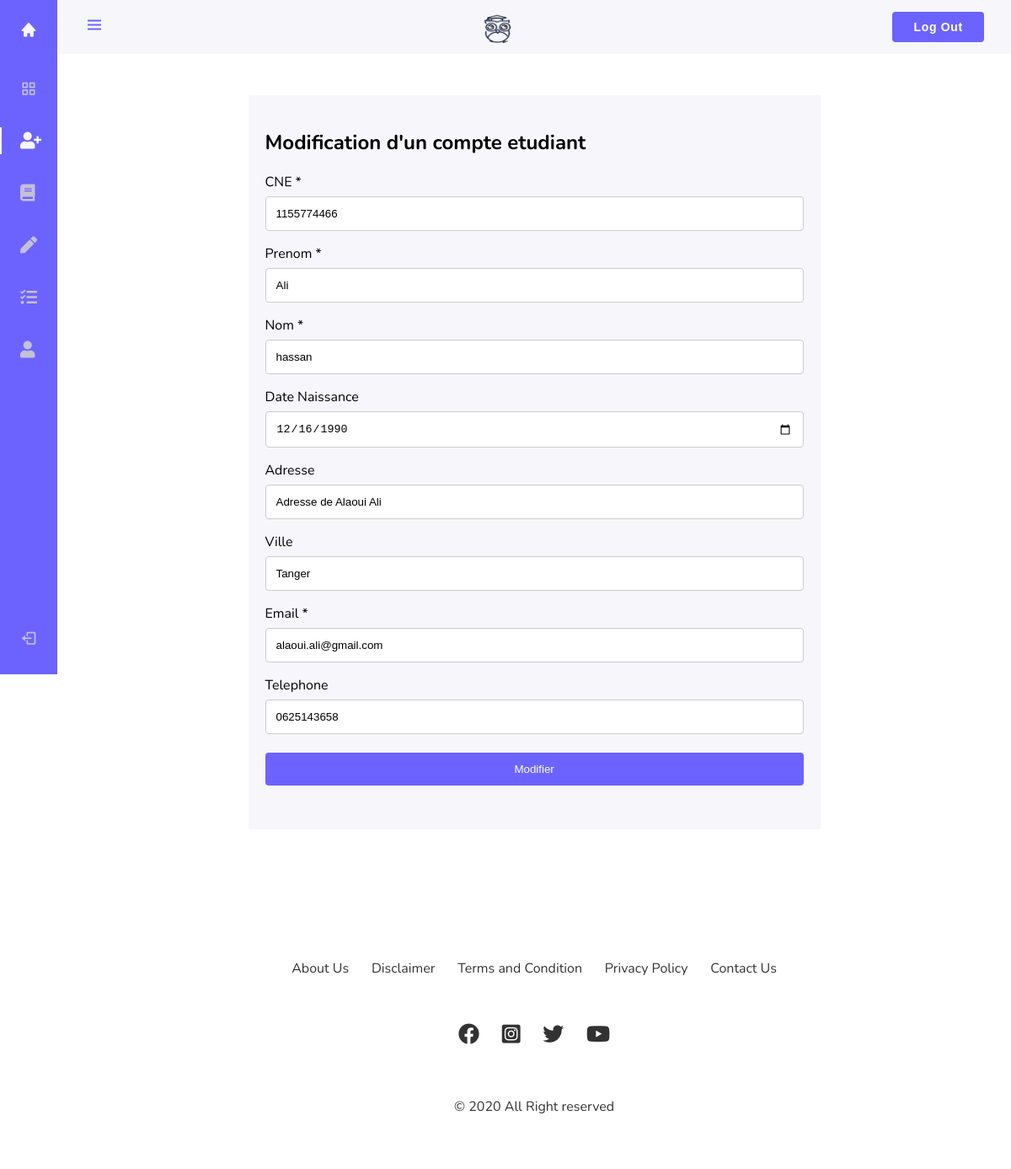
The page /updateEtu.php?modifier=1 on the database its author committed.
### tables this page shows
CREATE TABLE `etudiant` (
    `id_etudiant` int(11) NOT NULL,
    `CNE` int(11) NOT NULL,
    `nom_etu` varchar(25) NOT NULL,
    `prenom_etu` varchar(25) NOT NULL,
    `date_naiss_etu` date DEFAULT NULL,
    `adresse_etu` varchar(50) DEFAULT NULL,
    `ville_etu` varchar(30) DEFAULT NULL,
    `email_etu` varchar(30) NOT NULL,
    `phone_etu` varchar(30) DEFAULT NULL,
    `fk_user` int(11) NOT NULL
  );

### updateEtu.php (the view, shortened to what this page needs)
<?php
require_once "connect.php";
?>
<?php
if (isset($_GET['modifier'])) {
    $id = $_GET['modifier'];
    $results = mysqli_query($db, "SELECT * FROM etudiant WHERE id_etudiant = '$id'");
}
?>
<!DOCTYPE html>
<html lang="en">
<head>
    <link href="https://cdn.jsdelivr.net/npm/boxicons@2.0.5/css/boxicons.min.css" rel="stylesheet" />
    <link rel="stylesheet" href="https://cdnjs.cloudflare.com/ajax/libs/font-awesome/5.15.2/css/all.min.css" />
    <link rel="stylesheet" href="sass/insertEtu.css" />
</head>
<body id="body-pd">
    <header class="header" id="header">
        <div class="header__toggle">
            <i class="bx bx-menu" id="header-toggle"></i>
        </div>
        <div class="header__img">
            <a href="index.php">
                <img src="img/logo/logo.png" alt="" />
            </a>
        </div>
        <div>
            <button class="btn-log">Log Out</button>
        </div>
    </header>
    <div class="l-navbar" id="nav-bar">
        <nav class="nav">
            <div>
                <a href="index.php" class="nav__logo">
                    <i class="bx bxs-home nav__logo-icon"></i>
                </a>
                <div class="nav__list">
                    <a href="enseignant.php" class="nav__link">
                        <i class="bx bx-grid-alt nav__icon"></i>
                    </a>
                    <a href="insertEtu.php" class="nav__link active">
                        <i class="fas fa-user-plus nav__icon"></i>
                    </a>
                    <a href="insertModule.php" class="nav__link">
                        <i class="fas fa-book nav__icon"></i>
                    </a>
                    <a href="insertSeance.php" class="nav__link">
                        <i class="fas fa-pen nav__icon"></i>
                    </a>
                    <a href="gsNoteAbsence.php" class="nav__link">
                        <i class="fas fa-tasks nav__icon"></i>
                    </a>
                    <a href="contact.php" class="nav__link">
                        <i class="fas fa-user nav__icon"></i>
                    </a>
                </div>
            </div>
            <a href="login.php" class="nav__link">
                <i class="bx bx-log-out nav__icon"></i>
            </a>
        </nav>
    </div>
    <div class="insert-etu-container">
        <form name="insertEtuFrom" method="post" action="server.php">
            <h2>Modification d'un compte etudiant</h2>
            <?php while ($row = mysqli_fetch_array($results)) { ?>
                <label for="cne">CNE *</label>
                <input name="cne" placeholder="CNE" type="text" class="validetu" value="<?php echo $row['CNE']; ?>" />
                <label for="fname">Prenom *</label>
                <input name="fname" placeholder="Prenom" type="text" class="validetu" value="<?php echo $row['prenom_etu']; ?>" />
                <label for="lname">Nom *</label>
                <input name="lname" placeholder="Nom" type="text" class="validetu" value="<?php echo $row['nom_etu']; ?>" />
                <label for="date_naiss">Date Naissance</label>
                <input name="date_naiss" placeholder="Date Naissance" type="date" value="<?php echo $row['date_naiss_etu']; ?>" />
                <label for="adrs">Adresse</label>
                <input name="adrs" placeholder="Adresse" type="text" value="<?php echo $row['adresse_etu']; ?>" />
                <label for="ville">Ville</label>
                <input name="ville" placeholder="Ville" type="text" value="<?php echo $row['ville_etu']; ?>" />
                <label for="email">Email *</label>
                <input name="email" placeholder="Email" type="email" class="validetu" value="<?php echo $row['email_etu']; ?>" />
                <label for="phone">Telephone</label>
                <input name="phone" placeholder="Telephone" type="text" value="<?php echo $row['phone_etu']; ?>" />
                <input name="modifieretu" type="submit" value="Modifier" />
            <?php } ?>
        </form>
    </div>
    <?php include 'footer.php' ?>
</body>
</html>

### sass/insertEtu.css (style rules this page uses)
:root { --header-height: 3rem; --nav-width: 68px; --first-color: #6C63FF; --first-color-hover:#32408f; --first-color-light: #c4c0d6; --white-color: #F7F6FB; --body-font: 'Nunito', sans-serif; --normal-font-size: 1rem; --z-fixed: 100; }
body { position: relative; margin: var(--header-height) 0 0 0; padding: 0; font-family: var(--body-font); font-size: var(--normal-font-size); transition: .5s; }
a { text-decoration: none; }
.btn-log { display: inline-block; text-decoration: none; font-size: 14px; font-weight: 600; letter-spacing: 0.7px; padding: 10px 25px; cursor: pointer; border-radius: 4px; border: none; color: white; background: var(--first-color); }
.header { width: 100%; height: var(--header-height); position: fixed; top: 0; left: 0; display: flex; align-items: center; justify-content: space-between; padding: 0 1rem; background-color: var(--white-color); z-index: var(--z-fixed); transition: .5s; }
.header__toggle { color: var(--first-color); font-size: 1.5rem; cursor: pointer; }
.header__img { width: 35px; height: 35px; display: flex; justify-content: center; border-radius: 50%; overflow: hidden; }
.header__img img { width: 40px; }
.l-navbar { position: fixed; top: 0; left: -30%; width: var(--nav-width); height: 100vh; background-color: var(--first-color); padding: .5rem 1rem 0 0; transition: .5s; z-index: var(--z-fixed); }
.nav { height: 100%; display: flex; flex-direction: column; justify-content: space-between; overflow: hidden; }
.nav__logo, .nav__link { display: grid; grid-template-columns: max-content max-content; align-items: center; column-gap: 1rem; padding: .5rem 0 .5rem 1.5rem; }
.nav__logo { margin-bottom: 2rem; }
.nav__logo-icon { font-size: 1.25rem; color: var(--white-color); }
.nav__link { position: relative; color: var(--first-color-light); margin-bottom: 1.5rem; transition: .3s; }
.nav__icon { font-size: 1.25rem; }
.active { color: var(--white-color); }
.active::before { content: ''; position: absolute; left: 0; width: 2px; height: 32px; background-color: var(--white-color); }
@media screen and (min-width: 768px) { body { margin: calc(var(--header-height) + 1rem) 0 0 0; padding-left: calc(var(--nav-width) + 0.01rem); } }
@media screen and (min-width: 768px) { .header { height: calc(var(--header-height) + 1rem); padding: 0 2rem 0 calc(var(--nav-width) + 2rem); } }
@media screen and (min-width: 768px) { .header__img { width: 40px; height: 40px; } }
@media screen and (min-width: 768px) { .header__img img { width: 45px; } }
@media screen and (min-width: 768px) { .l-navbar { left: 0; padding: 1rem 1rem 0 0; } }
.insert-etu-container { border-radius: 2px; background-color: var(--white-color); padding: 20px; margin: 10% auto; width: 60%; }
.insert-etu-container input, .insert-etu-container select, .insert-etu-container textarea { width: 100%; padding: 12px; border: 1px solid #ccc; border-radius: 4px; box-sizing: border-box; margin-top: 6px; margin-bottom: 16px; resize: vertical; }
.insert-etu-container input[type="submit"] { background-color: var(--first-color); color: white; padding: 12px 20px; border: none; border-radius: 4px; cursor: pointer; }

### rows shown on the page
etudiant: cne "1155774466", fname "Ali", lname "hassan", date_naiss "12/16/1990", adrs "Adresse de Alaoui Ali", ville "Tanger", email "alaoui.ali@gmail.com", phone "0625143658"
